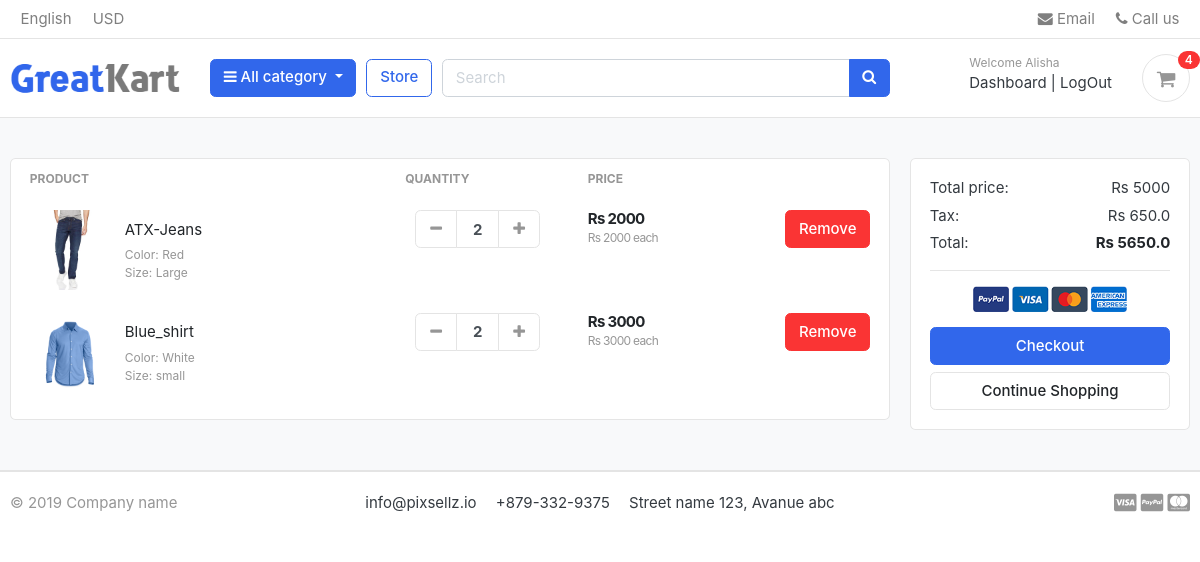
The page /cart/ (signed in) on the database as committed earlier.
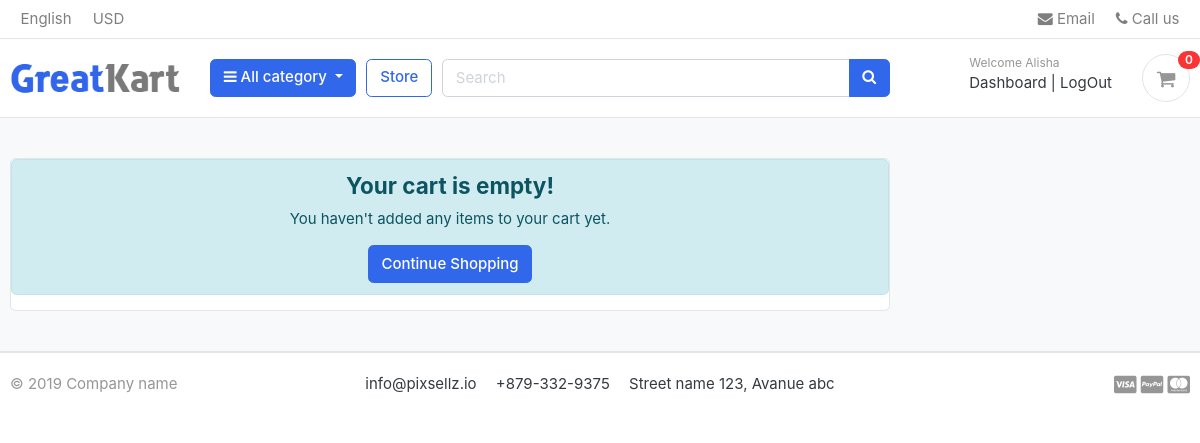
The same page on the database as committed later.
### carts/models.py (models this page shows)
class CartItem(models.Model):
    user = models.ForeignKey(Account, on_delete=models.CASCADE, null=True)
    product = models.ForeignKey(Product, on_delete= models.CASCADE)
    variation = models.ManyToManyField(Variation, blank=True)
    cart = models.ForeignKey(Cart, on_delete= models.CASCADE, null= True)
    quantity = models.IntegerField(default=0)
    is_active = models.BooleanField(default=True)
    total_price = models.IntegerField(default=0)

### store/models.py (models this page shows, shortened)
class Product(models.Model):
    product_name = models.CharField(max_length=100, unique=True)
    slug = models.SlugField(max_length=100)
    description = models.TextField(max_length=200, blank=True)
    image = models.ImageField(upload_to="photos/products")
    price = models.IntegerField()
    is_available = models.BooleanField(default=True)
    category = models.ForeignKey(Categorie, on_delete=models.CASCADE)
    created_date = models.DateTimeField(auto_now_add=True)
    modified_date = models.DateTimeField(auto_now=True)
    stock = models.IntegerField()

class Variation(models.Model):
    product = models.ForeignKey(Product, on_delete=models.CASCADE)
    variation_category = models.CharField(
        max_length=100, choices=variation_category_choice
    )
    variation_value = models.CharField(max_length=100)
    is_active = models.BooleanField(default=True)
    created_date = models.DateTimeField(auto_now_add=True)
    objects = VariationManager()

### carts/views.py (the view, shortened to what this page needs)
# urls.py: path("", views.cart, name="cart"),
def cart(request):
    if request.user.is_authenticated:
        cartItem = CartItem.objects.filter(user=request.user, is_active=True)
    total = 0
    quantity = 0
    for item in cartItem:
        quantity += item.quantity
        total += item.total_price
    tax = total * 0.13
    grand_total = tax + total
    return render(
        request,
        "cart.html",
        {
            "cartItem": cartItem,
            "total": total,
            "quantity": quantity,
            "tax": tax,
            "grand_total": grand_total,
        },
    )

### carts/context_processor.py (called while the page is built, shortened)
def getQuantity(request):
    quantity = 0
    if request.user.is_authenticated:
        cart_items = CartItem.objects.filter(user=request.user, is_active=True)
    quantity = sum(item.quantity for item in cart_items)
    return {'quantity': quantity}

### category/category_processor.py (called while the page is built)
def menu_list(request):
    category_objects = Categorie.objects.all()
    return {'category_object':category_objects }

### carts/templates/cart.html (shortened to what the changed rows need)
{% extends "base.html" %}
{% load static %}
{% block content %}
<section class="section-content padding-y bg">
  <div class="container">
    <div class="row">
      <aside class="col-lg-9">
        <div class="card">
          {% if cartItem %}
            <table class="table table-borderless table-shopping-cart">
              <thead class="text-muted">
                <tr class="small text-uppercase">
                  <th scope="col">Product</th>
                  <th scope="col" width="120">Quantity</th>
                  <th scope="col" width="120">Price</th>
                  <th scope="col" class="text-right" width="200"></th>
                </tr>
              </thead>
              <tbody>
                {% for item in cartItem %}
                <tr>
                  <td>
                    <figure class="itemside align-items-center">
                      <div class="aside">
                        <img src="{{item.product.image.url}}" class="img-sm" />
                      </div>
                      <figcaption class="info">
                        <a href="#" class="title text-dark">
                          {{item.product.product_name}}
                        </a>
                        <p class="text-muted small">
                          {% for v in item.variation.all %}
                                 {{ v.variation_category|capfirst }}: {{ v.variation_value }}<br>
                            {% endfor %}
                        </p>
                      </figcaption>
                    </figure>
                  </td>
                  <td>
                    <form action="{% url 'add_cart' item.product.id %}" method="POST">
                      <div class="col">
                        <div class="input-group input-spinner">
                          <div class="input-group-prepend">
                            <button class="btn btn-light" type="submit" id="button-plus" value="decrease" name="action">
                              <i class="fa fa-minus"></i>
                            </button>
                          </div>
                          <input type="text" class="form-control" value="{{item.quantity}}" name="quantity" onchange="this.form.action.value='set'; this.form.submit()" />
                          <div class="input-group-append">
                            <button class="btn btn-light" type="submit" id="button-minus" value="increase" name="action">
                              <i class="fa fa-plus"></i>
                            </button>
                          </div>
                        </div>
                      </div>
                    </form>
                  </td>
                  <td>
                    <div class="price-wrap">
                      <var class="price">Rs {{item.total_price}}</var>
                      <small class="text-muted">
                        Rs {{item.product.price}} each
                      </small>
                    </div>
                  </td>
                  <form action="{% url 'add_cart' item.product.id %}" method="POST">
                    <td class="text-right">
                      <button class="btn btn-danger" type="submit" name="remove" value="delete">
                        Remove
                      </button>
                    </td>
                  </form>
                </tr>
                {% endfor %}
              </tbody>
            </table>
          {% else %}
            <div class="alert alert-info text-center">
              <h4 class="alert-heading">Your cart is empty!</h4>
              <p>You haven't added any items to your cart yet.</p>
              <a href="{% url 'store' %}" class="btn btn-primary">Continue Shopping</a>
            </div>
          {% endif %}
        </div>
      </aside>
      {% if cartItem %}
        <aside class="col-lg-3">
          <div class="card">
            <div class="card-body">
              <dl class="dlist-align">
                <dt>Total price:</dt>
                <dd class="text-right">Rs {{total}}</dd>
              </dl>
              <dl class="dlist-align">
                <dt>Tax:</dt>
                <dd class="text-right">Rs {{tax}}</dd>
              </dl>
              <dl class="dlist-align">
                <dt>Total:</dt>
                <dd class="text-right text-dark b">
                  <strong>Rs {{grand_total}} </strong>
                </dd>
              </dl>
              <hr />
              <p class="text-center mb-3">
                <img src="{% static './images/misc/payments.png' %}" height="26" />
              </p>
              <a href="{% url 'checkout'  %}" class="btn btn-primary btn-block">
                Checkout
              </a>
              <a href="./store.html" class="btn btn-light btn-block">Continue Shopping</a>
            </div>
          </div>
        </aside>
      {% endif %}
    </div>
  </div>
</section>
{% endblock %}

### templates/includes/navbar.html (shortened to what this page needs)
{% load static %}
<header class="section-header">
      <nav class="navbar p-md-0 navbar-expand-sm navbar-light border-bottom">
        <div class="container">
          <div class="collapse navbar-collapse" id="navbarTop4">
            <ul class="navbar-nav mr-auto">
              <li class="nav-item dropdown">
                <a href="#" class="nav-link"> English </a>
              </li>
              <li class="nav-item dropdown">
                <a href="#" class="nav-link"> USD </a>
              </li>
            </ul>
            <ul class="navbar-nav">
              <li>
                <a href="#" class="nav-link">
                  <i class="fa fa-envelope"></i> Email
                </a>
              </li>
              <li>
                <a href="#" class="nav-link">
                  <i class="fa fa-phone"></i> Call us
                </a>
              </li>
            </ul>
          </div>
        </div>
      </nav>
      <section class="header-main border-bottom">
        <div class="container">
          <div class="row align-items-center">
            <div class="col-lg-2 col-md-3 col-6">
              <a href="./" class="brand-wrap">
                <img class="logo" src="{% static './images/logo.png' %}" />
              </a>
            </div>
            <div class="col-lg col-sm col-md col-6 flex-grow-0">
              <div class="category-wrap dropdown d-inline-block float-right">
                <button
                  type="button"
                  class="btn btn-primary dropdown-toggle"
                  data-toggle="dropdown"
                >
                  <i class="fa fa-bars"></i> All category
                </button>
              </div>
            </div>
            <a href="{% url 'store' %}" class="btn btn-outline-primary">Store</a>
            <div class="col-lg col-md-6 col-sm-12 col">
              <form action="{% url 'search' %}" class="search" method='get'>
                <div class="input-group w-100">
                  <input
                    type="text"
                    class="form-control"
                    style="width: 60%"
                    placeholder="Search"
                    name = "q"
                  />
                  <div class="input-group-append">
                    <button class="btn btn-primary" type="submit">
                      <i class="fa fa-search"></i>
                    </button>
                  </div>
                </div>
              </form>
            </div>
            <div class="col-lg-3 col-sm-6 col-8 order-2 order-lg-3">
              <div class="d-flex justify-content-end mb-3 mb-lg-0">
                <div class="widget-header">
                  {% if user.id is None %}
                  <small class="title text-muted">Welcome guest!</small>
                  <div>
                    <a href="{% url 'login'  %}">Sign in</a>
                    <span class="dark-transp"> | </span>
                    <a href="{% url 'registration'  %}"> Register</a>
                  </div>
                  {% else %}
                  <small class="title text-muted">Welcome {{user.first_name}}</small>
                  <div>
                    <a href="{% url 'dashboard'  %}">Dashboard</a>
                    <span class="dark-transp"> | </span>
                    <a href="{% url 'logout'  %}"> LogOut</a>
                  </div>
                  {% endif %}
                </div>
                <a href="{% url 'cart' %}" class="widget-header pl-3 ml-3">
                  <div class="icon icon-sm rounded-circle border">
                    <i class="fa fa-shopping-cart"></i>
                  </div>
                  <span class="badge badge-pill badge-danger notify">{{quantity}}</span>
                </a>
              </div>
            </div>
          </div>
        </div>
      </section>
    </header>

Rows that differ between the two databases and show on the page:
removed CartItem: product.image (picture), product.product_name "ATX-Jeans", quantity "2", total_price "2000", product.price "2000"
no longer on this page (row unchanged): Variation: variation_category "Color", variation_value "Red", shown under "ATX-Jeans"
no longer on this page (row unchanged): Variation: variation_category "Size", variation_value "Large", shown under "ATX-Jeans"
removed CartItem: product.image (picture), product.product_name "Blue_shirt", quantity "2", total_price "3000", product.price "3000"
no longer on this page (row unchanged): Variation: variation_category "Color", variation_value "White", shown under "Blue_shirt"
no longer on this page (row unchanged): Variation: variation_category "Size", variation_value "small", shown under "Blue_shirt"
Other text that changed with them:
{{ quantity }}: "4" → "0"
{{ total }}: "5000" → (not shown)
{{ tax }}: "650.0" → (not shown)
{{ grand_total }}: "5650.0" → (not shown)
text no longer shown: "PRODUCT QUANTITY PRICE Total price: Rs Tax: Rs Total: Rs Checkout"
text now shown: "Your cart is empty! You haven't added any items to your cart yet."
